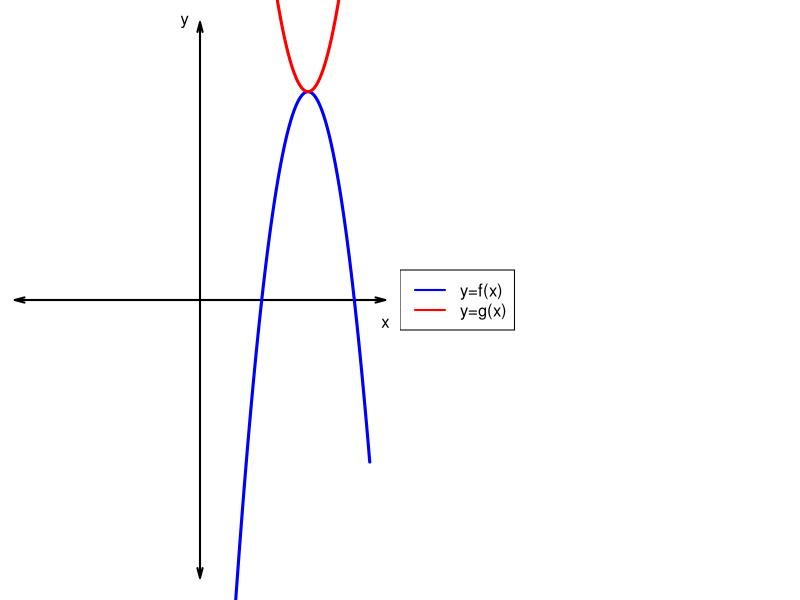

The R source for this figure:
## ---- chunk 1
options(scipen=999)
pfix = function(c,d){
    cc = c[c!=0]
    dd = d[c!=0]
    p = paste0("{",cc,"}x^{",dd,"}",collapse="+")
    p = gsub("x^{0}","",p,fixed=T)
    p = gsub("x^{1}","x",p,fixed=T)
    p = gsub("+{-","-{",p,fixed=T)
    p = gsub("+{1}x","+x",p,fixed=T)
    p = gsub("-{1}x","-x",p,fixed=T)
    p = gsub("{-1}x","-x",p,fixed=T)
    p = gsub("{1}x","x",p,fixed=T)
    return(p)
}
mfix = function(c,d){
    cc = c[c!=0]
    dd = d[c!=0]
    p = paste0("+{",cc,"}x^{",dd,"}",collapse="")
    p = gsub("x^{0}","",p,fixed=T)
    p = gsub("x^{1}","x",p,fixed=T)
    p = gsub("+{-","-{",p,fixed=T)
    p = gsub("+{1}x","+x",p,fixed=T)
    p = gsub("-{1}x","-x",p,fixed=T)
    p = gsub("{-1}x","-x",p,fixed=T)
    p = gsub("{1}x","x",p,fixed=T)
    return(p)
}
### (x-h)^2+k
hk = sample(2:9,2)*sample(c(-1,1),2,T)
h = hk[1]
k = hk[2]
## x^2-2hx+(h^2+k)
A = -1
B = 2*h
C = -h^2+k
### -(x-h)^2+k
### -x^2+2hx-h^2+k
A2 = 1
B2 = -2*h
C2 = h^2+k

bl = c(B2,B,-B2,-B)
cl = c(C2,C,-C2,-C)

while(length(bl)<10 || length(cl)<10){
    hki = sample(2:9,2)*sample(c(-1,1),2,T)
    hi = hki[1]
    ki = hki[2]
    B2i = -2*hi
    C2i = hi^2+ki
    Bi = 2*hi
    Ci = -hi^2+ki
    bl = sort(unique(c(bl,B2i,-B2i,Bi,-Bi)))
    cl = sort(unique(c(cl,C2i,-C2i,Ci,-Ci)))
}

sol1 = paste0(1*(B2==bl),collapse="")
sol2 = paste0(1*(C2==cl),collapse="")

al1 = paste0("* ",bl,collapse="\n")
al2 = paste0("* ",cl,collapse="\n")


## ---- chunk 2
x = seq(-11,11,0.01)
f = A*x^2+B*x+C
g = A2*x^2+B2*x+C2

par(mar=c(0,0,0,0),mfrow=c(1,2))
plot(x,f,"n",xlim=c(-12,12),ylim=c(-12,12),axes=F,ann=F,col="blue")
arrows(-12,0,12,0,0.1,15,3,lwd=2)
arrows(0,-12,0,12,0.1,15,3,lwd=2)
lines(x,f,col="blue",lwd=3)
lines(x,g,col="red",lwd=3)
text(12,-1,"x")
text(-1,12,"y")
plot(0,0,"n",axes=F,ann=F)
legend("left",legend=c("y=f(x)","y=g(x)"),col=c("blue","red"),lwd=c(2,2))
